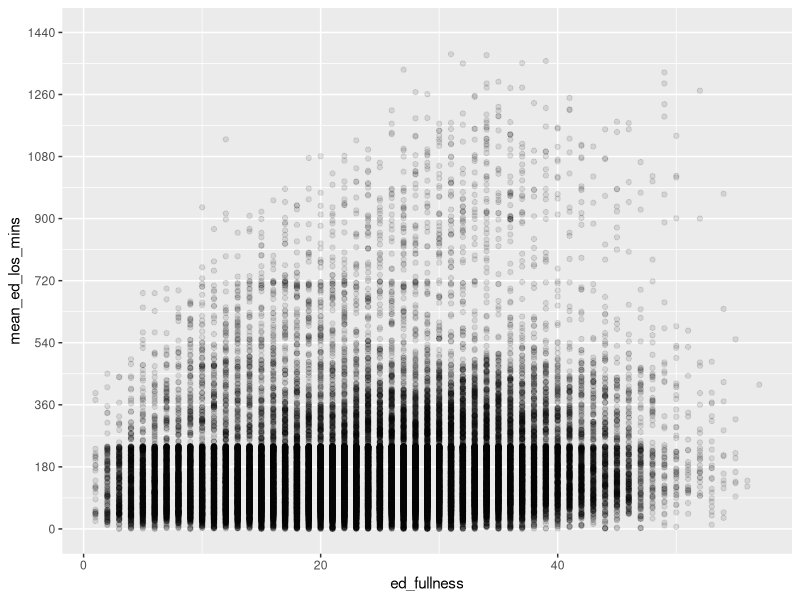
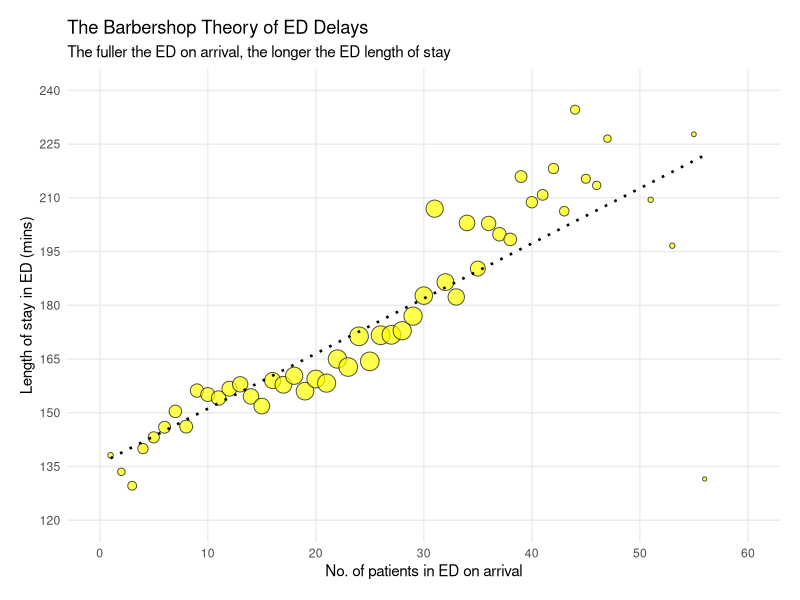

Write the R code that produced these figures, in order.
## ---- chunk 1
knitr::opts_chunk$set(echo = TRUE)
## ---- chunk 2

# Step 0 - load the packages ----------------------------------------------

library(readxl)
library(tidyverse)
## ---- chunk 3

# Step 1 - import the data ------------------------------------------------

df_ed_duration_extract <-
  read_xlsx("data/01_ed_duration_extract.xlsx")
## ---- chunk 4

# Step 2 - create a dataframe of unique arrival_datetimes -----------------

df_unique_arrival_times <-
  df_ed_duration_extract |> 
  filter(arrival_datetime >= as.POSIXct('2014-09-29 00:00',
                                            tz = "UTC")) |> 
  group_by(arrival_datetime) |> 
  summarize(no_of_attendances = n()) |> 
  rename(unique_arrival_datetime = arrival_datetime) |> 
  select(unique_arrival_datetime) |> 
  arrange(unique_arrival_datetime)
## ---- chunk 5

# Step 3 - find the ED fullness values for each unique arrival time -------

df_ed_fullness_values <-
  df_unique_arrival_times |> 
  left_join(df_ed_duration_extract,
            join_by(unique_arrival_datetime >= arrival_datetime,
                    unique_arrival_datetime < departure_datetime)) |> 
  group_by(unique_arrival_datetime) |> 
  summarize(ed_fullness = n())

## ---- chunk 6

# Step 4 - find the mean ED los_mins values for each unique arrival time --

df_ed_mean_los_mins <-
  df_ed_duration_extract |> 
  filter(arrival_datetime >= as.POSIXct('2014-09-29 00:00',
                                        tz = "UTC")) |> 
  group_by(arrival_datetime) |> 
  summarize(mean_ed_los_mins = mean(los_mins))

## ---- chunk 7

# Step 5 - join the ED los_mins values to the ED_fullness values ----------

df_final <-
  df_ed_fullness_values |> 
  left_join(df_ed_mean_los_mins,
            join_by(unique_arrival_datetime == arrival_datetime))

## ---- chunk 8

# Step 6 - draw a massive scatterplot -------------------------------------

ggplot(data = df_final) +
  aes(x = ed_fullness,
      y = mean_ed_los_mins) +
  geom_point(alpha = 0.1) +
  scale_y_continuous(limits = c(0, 1440),
                     breaks = seq(0, 1440, 180))

## ---- chunk 9

# Step 7 - summarize the df_final data ------------------------------------

df_final_x <-
  df_final |> 
  group_by(ed_fullness) |> 
  summarize(mean_ed_los_mins = mean(mean_ed_los_mins),
            no_of_arrivals = n())
## ---- chunk 10

# Step 8 - draw a bubbleplot using the summarized data --------------------

ggplot(data = df_final_x) +
  aes(x = ed_fullness,
      y = mean_ed_los_mins,
      size = no_of_arrivals) +
  geom_point(pch = 21,
             fill = "yellow",
             colour = "black",
             alpha = 0.7) +
  geom_smooth(data = df_final_x |> 
              filter(ed_fullness < 60),
                method = lm, 
              se = FALSE, 
              colour ="black",
              linetype = "dotted",
              linewidth = 0.9) +
  scale_x_continuous(limits = c(0, 60),
                     breaks = seq(0, 60, 10)) +
  scale_y_continuous(limits = c(120, 240),
                     breaks = seq(120, 240, 15)) +
  labs(title = "The Barbershop Theory of ED Delays",
       subtitle = "The fuller the ED on arrival, the longer the ED length of stay",
       x = "No. of patients in ED on arrival",
       y = "Length of stay in ED (mins)") +
  theme_minimal() +
  theme(legend.position = "none") +
  theme(panel.grid.minor.x = element_blank(),
        panel.grid.minor.y = element_blank(),
        plot.margin = unit(c(0.5,0.5,0.5,0.5), "cm"))

